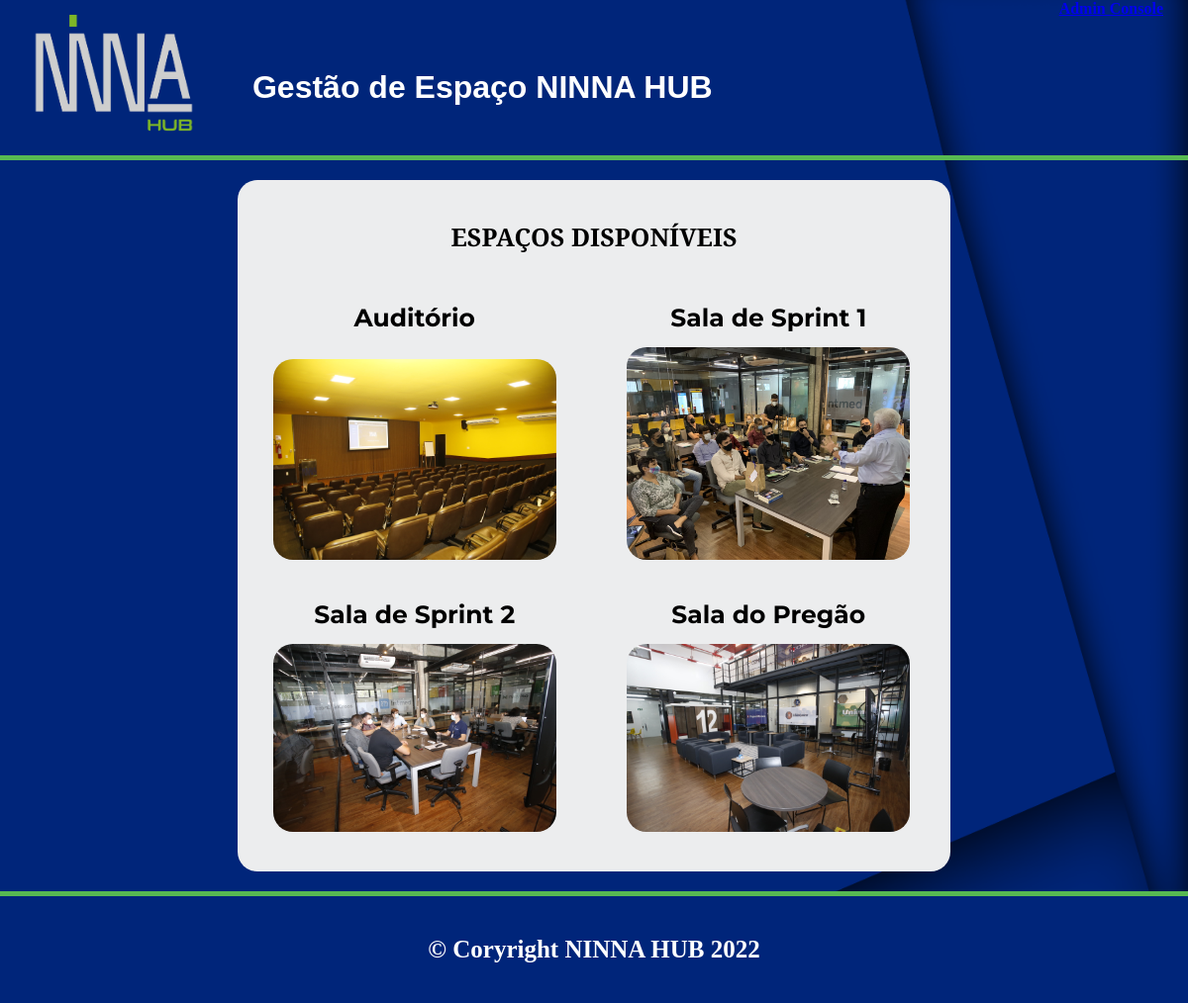
The page / on the database its author committed.
### registro/models.py (models this page shows, shortened)
class Espacos(models.Model):
    nome = models.CharField(max_length=30)
    descricao = models.TextField(max_length=1000)
    imagem1 = models.ImageField(upload_to='fotos/espacos/imagem1', blank=True)
    imagem2 = models.ImageField(upload_to='fotos/espacos/imagem2', blank=True)
    imagem3 = models.ImageField(upload_to='fotos/espacos/imagem3', blank=True)
    imagem4 = models.ImageField(upload_to='fotos/espacos/imagem4', blank=True)

### registro/views.py (the view)
# urls.py: path('', views.home, name='home'),
def home(request):
    espaco = Espacos.objects.order_by('nome').all()
    espacos_a_exibir = {
        'espacos' : espaco
    }
    return render(request, 'home.html', espacos_a_exibir)

### registro/templates/home.html (shortened to what this page needs)
{% extends 'base.html' %}
{% load static %}
{% block 'head' %}
  <link rel="stylesheet" href="{% static 'registro/css/home.css' %}" />
{% endblock %}
{% block 'body' %}
  <header>
    <img src="{% static 'registro/img/NINNA CINZA.png' %}" alt="" />
    <h1>Gestão de Espaço NINNA HUB</h1>
    <a href="{% url 'login' %}"><h4>Admin Console</h4></a>
  </header>
  <main>
    <div class="div-branca">
      <h4>Espaços Disponíveis</h4>
      <div class="mae-espacos">
        {% if espacos %}
        {% for espaco in espacos %}
            <div class="espacos">
                <a href="{% url 'descricao'  espaco.id %}"><p>{{ espaco.nome }}</p></a>
                <img src="{{ espaco.imagem1.url }}" alt="">
            </div>
        {% endfor %}
        {% endif %}
      </div>
  </div>
  </main>
  <footer>
    <p>&copy; Coryright NINNA HUB 2022</p>
  </footer>
{% endblock %}

### templates/static/registro/css/home.css (style rules this page uses)
* { margin: 0; padding: 0; }
body { background: url(../img/background.png) center center / cover; }
header { display: flex; justify-content: space-around; padding-bottom: 20px; border-bottom: 5px solid #57B952; }
header img { width: 15%; padding-top: 10px; }
header h1 { padding-top: 70px; padding-right: 300px; color: white; font-family: 'Oswald', sans-serif; font-weight: bold; }
.div-branca { background: #ECEDEE; width: 60%; margin: 0 auto; margin-top: 20px; margin-bottom: 20px; border-radius: 20px; padding-bottom: 10px; }
.mae-espacos { display: flex; flex-wrap: wrap; justify-content: space-around; padding-right: 5px; }
.mae-espacos a { text-decoration: none; color: black; text-align: center; font-family: 'Kanit', sans-serif; }
.espacos { display: flex; flex-wrap: wrap; width: 40%; justify-content: center; margin: 10px; margin-bottom: 30px; }
.espacos p { font-size: 25px; margin-bottom: 5px; font-weight: bold; padding-bottom: 10px; font-family: 'Montserrat', sans-serif; color: black; }
main h4 { text-align: center; font-size: 25px; padding-top: 40px; padding-bottom: 40px; text-transform: uppercase; font-family: 'Cormorant SC', serif; color: black ; font-weight: bold; }
.espacos img { width: 100%; text-align: center; border-radius: 20px; }
footer { background: #00257A; border-top: 5px solid #57B952; color: white; padding: 40px; text-align: center; font-size: 25px; font-weight: bold; }

### rows shown on the page
Espacos: nome "Auditório", imagem1 (picture)
Espacos: nome "Sala de Sprint 1", imagem1 (picture)
Espacos: nome "Sala de Sprint 2", imagem1 (picture)
Espacos: nome "Sala do Pregão", imagem1 (picture)
